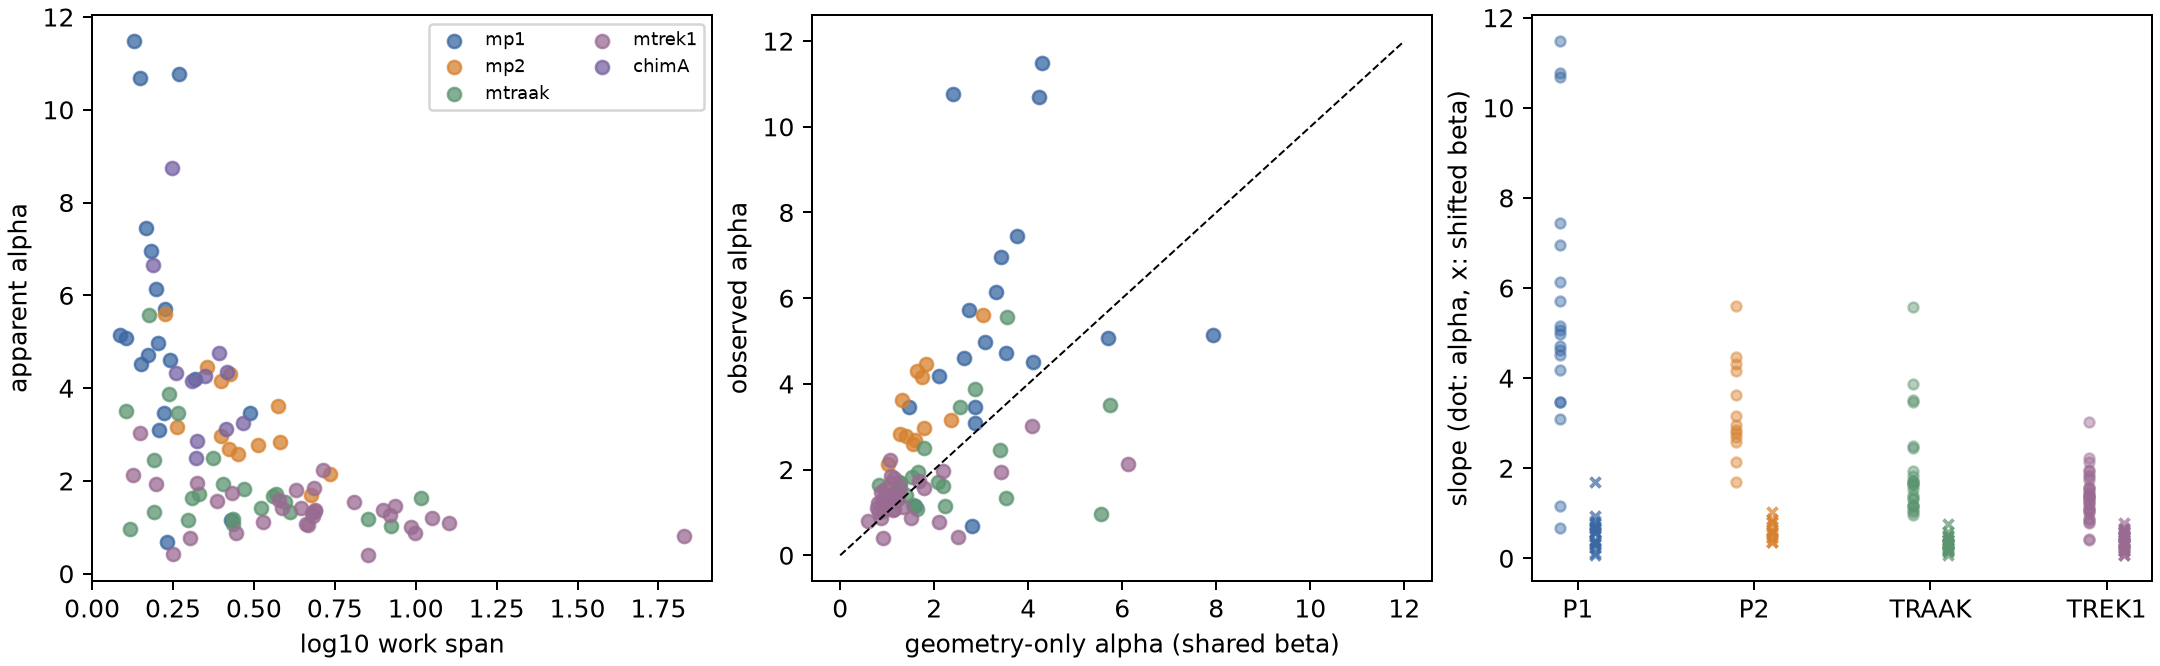

Here is the Python script that generated this plot:
"""Cell-level audit of apparent work-current exponents in Young raw approaches.

The published exponent is an OLS log(I)~log(W) slope after threshold removal.
This script tests how a threshold-shifted common exponent maps to that slope
on each cell's *observed* work trajectory. Time samples never serve as
independent observations for between-channel inference.
"""

from __future__ import annotations

import csv
import json
from collections import defaultdict
from pathlib import Path

import matplotlib.pyplot as plt
import numpy as np
from scipy.stats import spearmanr

HERE = Path(__file__).resolve().parent
SOURCE = HERE.parent / "Data" / "2022_pnas" / "2022_pnas"
RNG = np.random.default_rng(20260928)
CHANNELS = ("mp1", "mp2", "mtraak", "mtrek1")


def read_csv(path):
    with path.open(newline="", encoding="utf-8-sig") as handle:
        return list(csv.DictReader(handle))


def load_traces(folder, summary_name, trace_name, allowed):
    meta = {r["uniqueID"]: r for r in read_csv(folder / summary_name)
            if r["construct"] in allowed}
    traces = defaultdict(lambda: ([], []))
    with (folder / trace_name).open(newline="", encoding="utf-8-sig") as handle:
        for row in csv.DictReader(handle):
            cell = row["uniqueID"]
            if cell in meta and row["sweep"] == meta[cell]["sweep"]:
                traces[cell][0].append(float(row["work"]))
                traces[cell][1].append(float(row["absi_blsub_mech"]))
    return [(meta[c], np.asarray(w), np.asarray(i)) for c, (w, i) in traces.items()]


def ols(x, y):
    if len(x) < 50 or np.ptp(x) < 0.02:
        return np.nan, np.nan
    b = np.polyfit(x, y, 1)
    residual = y - np.polyval(b, x)
    total = np.sum((y - np.mean(y)) ** 2)
    return float(b[0]), float(1 - np.sum(residual ** 2) / total) if total > 0 else np.nan


def fit_pair(w, i, w0):
    valid = np.isfinite(w) & np.isfinite(i) & (w > w0) & (w > 0) & (i > 0)
    ww, yy = w[valid], i[valid]
    if len(ww) < 50 or np.ptp(np.log10(ww)) < 0.05:
        return None
    lx, ly = np.log10(ww), np.log10(yy)
    alpha, r2 = ols(lx, ly)
    # Same points and weights for the two fits. Threshold uncertainty is audited
    # separately; a fitted W0 would use the response twice.
    z = np.log10(ww - w0)
    beta, shifted_r2 = ols(z, ly)
    geom, _ = ols(z, lx)
    # The common-beta null gives alpha_null=beta*cov(logW,log(W-W0))/var(logW).
    geometric_factor = float(np.cov(lx, z, bias=True)[0, 1] / np.var(lx))
    # Geometry-only model uses one common beta but each observed W path/W0.
    return dict(n=int(len(ww)), alpha=alpha, alpha_r2=r2, beta=beta,
                shifted_r2=shifted_r2, span=float(np.ptp(lx)),
                wmin=float(np.min(ww)), wmax=float(np.max(ww)),
                threshold_fraction=float(w0 / np.max(ww)),
                geometric_factor=geometric_factor, geom_inverse=geom)


def matched_slopes(w, i, w0, span=0.10, n_grid=50):
    valid = np.isfinite(w) & np.isfinite(i) & (w > w0) & (i > 0)
    lx, ly = np.log10(w[valid]), np.log10(i[valid])
    if len(lx) < 50 or np.ptp(lx) < span:
        return np.nan, np.nan
    # Sort and aggregate duplicate abscissae before interpolation. Both ends of
    # the observed log-work range are tested; one chosen window would be biased.
    order = np.argsort(lx)
    xx, inverse = np.unique(lx[order], return_inverse=True)
    sums = np.bincount(inverse, weights=ly[order])
    counts = np.bincount(inverse)
    yy = sums / counts
    low = np.linspace(xx[0], xx[0] + span, n_grid)
    high = np.linspace(xx[-1] - span, xx[-1], n_grid)
    return (ols(low, np.interp(low, xx, yy))[0],
            ols(high, np.interp(high, xx, yy))[0])


def med(rows, key):
    a = np.asarray([r[key] for r in rows], float)
    a = a[np.isfinite(a)]
    return float(np.median(a)) if len(a) else np.nan


def bootstrap_median_diff(rows, key, a="mp1", b="mp2", n=4000):
    x = np.asarray([r[key] for r in rows if r["channel"] == a and np.isfinite(r[key])])
    y = np.asarray([r[key] for r in rows if r["channel"] == b and np.isfinite(r[key])])
    if not len(x) or not len(y):
        return None
    draws = np.median(RNG.choice(x, (n, len(x)), replace=True), axis=1) - np.median(
        RNG.choice(y, (n, len(y)), replace=True), axis=1)
    return [float(np.median(x) - np.median(y)), *map(float, np.quantile(draws, [.025, .975]))]


def date_cluster_bootstrap(rows, key, n=4000):
    grouped = {}
    for channel in ("mp1", "mp2"):
        by_date = defaultdict(list)
        for row in rows:
            if row["channel"] == channel and np.isfinite(row[key]):
                by_date[row["date"]].append(float(row[key]))
        grouped[channel] = list(by_date.values())
    draws = []
    for _ in range(n):
        medians = {}
        for channel, blocks in grouped.items():
            sampled = RNG.integers(0, len(blocks), len(blocks))
            medians[channel] = np.median([value for index in sampled for value in blocks[index]])
        draws.append(medians["mp1"] - medians["mp2"])
    return list(map(float, np.quantile(draws, [.5, .025, .975])))


def main():
    traces = load_traces(SOURCE / "bychannel", "bychannel_summary.csv",
                         "bychannel_approaches.csv", CHANNELS)
    chims = load_traces(SOURCE / "chimera_experiments", "capchims_summary.csv",
                        "capchims_approaches.csv", {"chimA"})
    rows = []
    for meta, w, i in traces + chims:
        if meta["construct"] != "chimA" and float(meta["responds"]) != 1:
            continue
        w0 = float(meta["wthresh"])
        fit = fit_pair(w, i, w0)
        if fit is None:
            continue
        lo10, hi10 = matched_slopes(w, i, w0, 0.10)
        lo15, hi15 = matched_slopes(w, i, w0, 0.15)
        rows.append(dict(cell_id=meta["uniqueID"], date=meta["date"],
                         channel=meta["construct"], wthresh=w0,
                         matched_early_010=lo10, matched_late_010=hi10,
                         matched_early_015=lo15, matched_late_015=hi15,
                         **fit))
    # A pooled within-cell slope is descriptive, not a channel-specific fit.
    common_beta = med(rows, "beta")
    for row in rows:
        row["null_alpha_common_beta"] = common_beta * row["geometric_factor"]
        row["alpha_residual_common_beta"] = row["alpha"] - row["null_alpha_common_beta"]
    with (HERE / "threshold_aware_exponent_cells.csv").open("w", newline="", encoding="utf-8") as handle:
        writer = csv.DictWriter(handle, fieldnames=list(rows[0]))
        writer.writeheader()
        writer.writerows(rows)

    groups = {c: [r for r in rows if r["channel"] == c] for c in (*CHANNELS, "chimA")}
    metrics = ("alpha", "beta", "span", "threshold_fraction", "geometric_factor",
               "null_alpha_common_beta", "alpha_residual_common_beta",
               "matched_early_010", "matched_late_010", "alpha_r2", "shifted_r2")
    summary = {c: {"cells": len(g), "dates": len({r["date"] for r in g}),
                   **{k + "_median": med(g, k) for k in metrics},
                   "matched_010_n": int(sum(np.isfinite(r["matched_early_010"]) for r in g))}
               for c, g in groups.items()}
    differences = {k: bootstrap_median_diff(rows, k) for k in metrics}
    date_cluster_differences = {k: date_cluster_bootstrap(rows, k)
                                for k in ("alpha", "beta", "geometric_factor",
                                          "matched_early_010", "matched_late_010")}
    wt = [r for r in rows if r["channel"] in CHANNELS]
    corr = spearmanr([r["span"] for r in wt], [r["alpha"] for r in wt])

    # Null calibration: empirical cell-specific amplitude and prethreshold
    # noise; one shared beta, observed work arrays and observed thresholds.
    # This is a sensitivity check, not a channel-independent biological truth.
    null_by_beta = {}
    for beta0 in (1.0, 1.5, 2.0, 2.5, 3.0, common_beta):
        modeled = {c: np.asarray([beta0 * r["geometric_factor"] for r in groups[c]])
                   for c in CHANNELS}
        null_by_beta[f"{beta0:.3f}"] = {
            "median_alpha": {c: float(np.median(v)) for c, v in modeled.items()},
            "p1_minus_p2": float(np.median(modeled["mp1"]) - np.median(modeled["mp2"])),
            "four_channel_order": bool(all(np.median(modeled[a]) > np.median(modeled[b])
                                           for a, b in zip(CHANNELS[:-1], CHANNELS[1:]))),
        }
    # Explicit noisy simulations on the recorded trajectories. The published
    # noise field is in pA, as are the analyzed current values. Calibration of
    # each synthetic trace to its observed postthreshold maximum controls SNR.
    noisy_null = {}
    for noise_multiplier in (0.0, 1.0, 2.0):
        replicate_differences = []
        replicate_rankings = []
        replicate_medians = defaultdict(list)
        for _ in range(300):
            alphas = defaultdict(list)
            for meta, w, i in traces:
                if float(meta["responds"]) != 1:
                    continue
                w0 = float(meta["wthresh"])
                if not np.isfinite(w0) or np.max(w) <= w0:
                    continue
                positive = np.maximum(w - w0, 0)
                top = np.max(positive) ** common_beta
                if top <= 0:
                    continue
                observed = i[np.isfinite(i) & (w > w0)]
                if not len(observed):
                    continue
                amplitude = np.max(observed) / top
                noise_sd = abs(float(meta["stdev"])) * noise_multiplier
                simulated = amplitude * positive ** common_beta + RNG.normal(0, noise_sd, len(w))
                fit = fit_pair(w, simulated, w0)
                if fit is not None:
                    alphas[meta["construct"]].append(fit["alpha"])
            if any(not alphas[c] for c in CHANNELS):
                continue
            medians = {c: float(np.median(alphas[c])) for c in CHANNELS}
            for c, val in medians.items():
                replicate_medians[c].append(val)
            replicate_differences.append(medians["mp1"] - medians["mp2"])
            replicate_rankings.append(all(medians[a] > medians[b]
                                          for a, b in zip(CHANNELS[:-1], CHANNELS[1:])))
        noisy_null[str(noise_multiplier)] = {
            "p1_minus_p2_median_and_95pct": list(map(float, np.quantile(replicate_differences,
                                                                    [.5, .025, .975]))),
            "four_channel_order_fraction": float(np.mean(replicate_rankings)),
            "channel_median_alpha": {c: float(np.median(v)) for c, v in replicate_medians.items()},
            "replicates": len(replicate_differences),
        }
    # Sensitivity to uncertain onset threshold. Values near W0 create a strong
    # singularity; test small multiplicative shifts without refitting W0.
    threshold_sensitivity = {}
    for factor in (0.8, 0.9, 1.0, 1.1):
        vals = defaultdict(list)
        for meta, w, i in traces:
            if float(meta["responds"]) != 1:
                continue
            fit = fit_pair(w, i, factor * float(meta["wthresh"]))
            if fit is not None and np.isfinite(fit["beta"]):
                vals[meta["construct"]].append(fit["beta"])
        threshold_sensitivity[str(factor)] = {c: float(np.median(vals[c])) if vals[c] else None
                                               for c in CHANNELS}

    report = dict(cohort="one selected responding sweep per uniqueID; original current and work fields",
                  common_beta=common_beta, summary=summary, p1_minus_p2=differences,
                  p1_minus_p2_date_cluster=date_cluster_differences,
                  shifted_r2_better_fraction=float(np.mean([r["shifted_r2"] > r["alpha_r2"]
                                                            for r in wt])),
                  span_alpha_spearman={"rho": float(corr.statistic), "p_naive_cell": float(corr.pvalue)},
                  null_by_beta=null_by_beta, noisy_null=noisy_null,
                  threshold_sensitivity=threshold_sensitivity,
                  cautions=["Channel identity and acquisition dates may be confounded.",
                            "This public selected-sweep cohort is smaller than the paper's reported fit n.",
                            "Wth is estimated from current; shifted-beta inference inherits threshold uncertainty.",
                            "The noisy null uses paper-reported baseline SD and fixed observed thresholds, but does not rerun threshold detection."])
    (HERE / "threshold_aware_exponent_results.json").write_text(
        json.dumps(report, indent=2, ensure_ascii=False), encoding="utf-8")

    fig, ax = plt.subplots(1, 3, figsize=(12, 3.7), constrained_layout=True)
    colors = {"mp1": "#3967a2", "mp2": "#d6812f", "mtraak": "#5c9470",
              "mtrek1": "#9a6b92", "chimA": "#7763a3"}
    for c in (*CHANNELS, "chimA"):
        g = groups[c]
        ax[0].scatter([r["span"] for r in g], [r["alpha"] for r in g],
                      label=c, c=colors[c], alpha=.75, s=28)
    ax[0].set(xlabel="log10 work span", ylabel="apparent alpha")
    ax[0].legend(fontsize=7, ncol=2)
    for c in CHANNELS:
        g = groups[c]
        ax[1].scatter([r["null_alpha_common_beta"] for r in g], [r["alpha"] for r in g],
                      c=colors[c], alpha=.75, s=28)
    ax[1].plot([0, 12], [0, 12], "k--", lw=.8)
    ax[1].set(xlabel="geometry-only alpha (shared beta)", ylabel="observed alpha")
    for j, c in enumerate(CHANNELS):
        g = groups[c]
        ax[2].scatter(np.full(len(g), j) - .1, [r["alpha"] for r in g],
                      color=colors[c], alpha=.45, s=16)
        ax[2].scatter(np.full(len(g), j) + .1, [r["beta"] for r in g],
                      color=colors[c], alpha=.7, s=16, marker="x")
    ax[2].set_xticks(range(4), ("P1", "P2", "TRAAK", "TREK1"))
    ax[2].set(ylabel="slope (dot: alpha, x: shifted beta)")
    fig.savefig(HERE / "threshold_aware_exponent_audit.png", dpi=180)
    print(json.dumps(report, indent=2, ensure_ascii=False))


if __name__ == "__main__":
    main()
